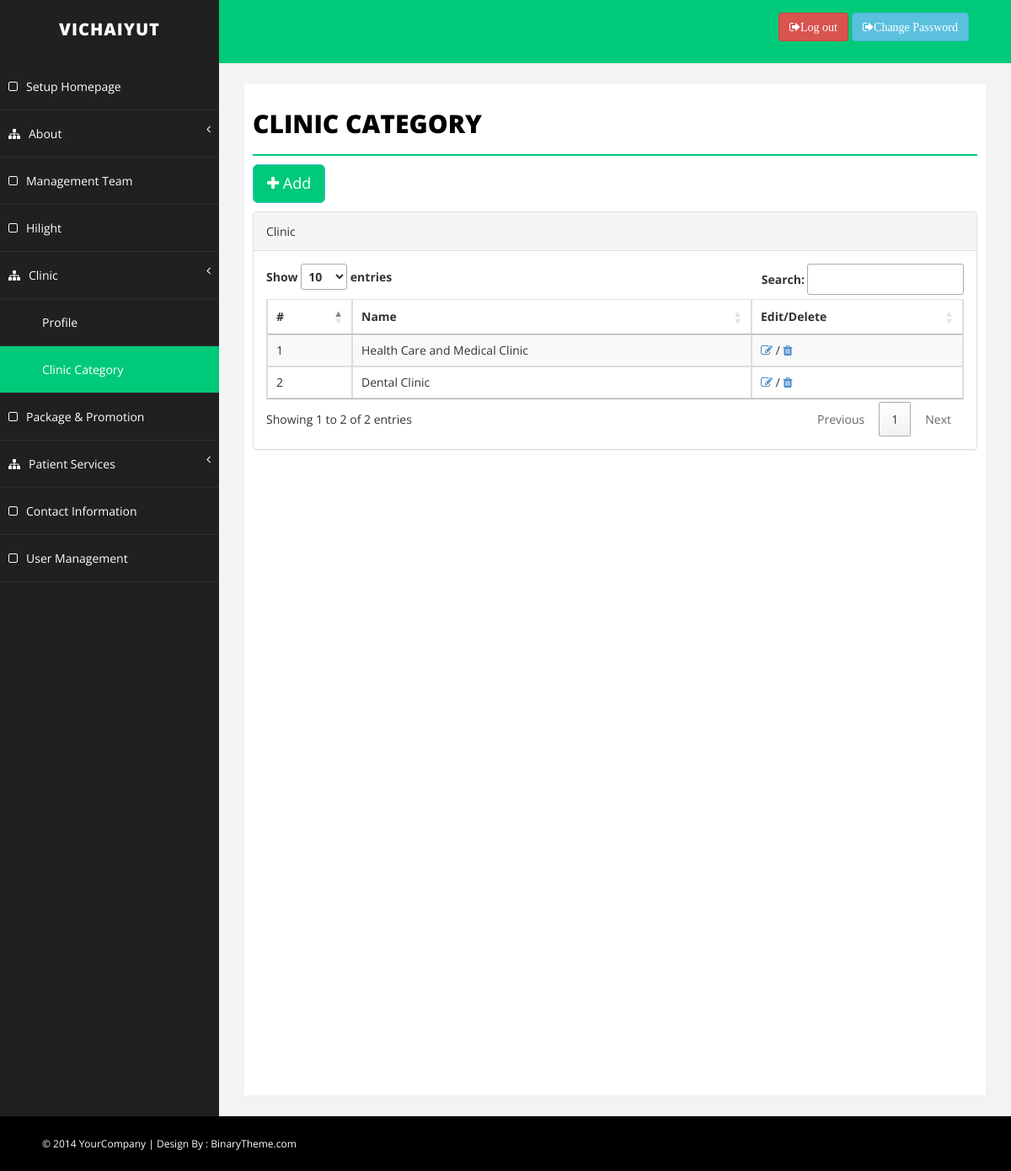
The page /admin-vichaiyut/clinic-category.php (signed in) on the database its author committed.
### tables this page shows
CREATE TABLE `clinic_category` (
  `ID` int(11) NOT NULL AUTO_INCREMENT,
  `name` varchar(300) NOT NULL,
  `detail` text,
  `open_hours` text,
  `venue` text,
  `appointment` text NOT NULL,
  `create_date` datetime NOT NULL,
  `update_date` timestamp NOT NULL DEFAULT CURRENT_TIMESTAMP ON UPDATE CURRENT_TIMESTAMP,
  PRIMARY KEY (`ID`)
);

### admin-vichaiyut/clinic-category.php (the view, shortened to what this page needs)
<?php
require_once 'config/dbconfig.php';
?>
<!DOCTYPE html>
<html xmlns="http://www.w3.org/1999/xhtml">
<head>
    <link href="assets/css/bootstrap.css" rel="stylesheet" />
    <link href="assets/css/font-awesome.css" rel="stylesheet" />
    <link href="assets/css/basic.css" rel="stylesheet" />
    <link href="assets/css/custom.css" rel="stylesheet" />
    <link rel="stylesheet" type="text/css" href="https://cdn.datatables.net/1.10.12/css/jquery.dataTables.min.css">
    <link rel="stylesheet" type="text/css" href="https://cdn.datatables.net/1.10.12/css/dataTables.bootstrap.min.css">
</head>
<body>
    <div id="wrapper">
       <?php
            include("menu.php");
        ?>
        <div id="page-wrapper">
            <div id="page-inner">
                <div class="row">
                    <div class="col-md-12">
                        <h1 class="page-head-line">Clinic Category</h1>
                    </div>
                </div>
            <div class="row">
                <div class="col-md-12">
                    <a href="add-clinic-category.php" class="btn btn-lg btn-info" style="background-color: #00CA79;"><i class="fa fa-plus"></i> Add</a>
                    <div style="height: 10px;"></div>
                    <div class="panel panel-default">
                        <div class="panel-heading">
                            Clinic
                        </div>
                        <div class="panel-body">
                            <div class="table-responsive">
                                <table id="myTable" class="table table-striped table-bordered table-hover">
                                    <thead>
                                        <tr>
                                            <th>#</th>
                                            <th>Name</th>
                                            <th>Edit/Delete</th>
                                        </tr>
                                    </thead>
                                    <tbody>
                                        <?php
                                            try
                                            {
                                                $stmt = $db_con->prepare("SELECT * FROM clinic_category ORDER BY ID");
                                                $stmt->execute();
                                                $row = $stmt->fetchAll();
                                                foreach ($row as $result) {
                                        ?>
                                        <tr>
                                            <td><?=$result['ID']?></td>
                                            <td><?=$result['name']?></td>
                                            <td><a href="edit-clinic-category.php?id=<?= base64_encode($result['ID'])?>"><i class="fa fa-pencil-square-o fa-3"></i></a> / <a data-toggle="modal" data-target="#myModal" data-whatever="<?= base64_encode($result['ID'])?>"><i class="fa fa-trash fa-3"></i></a></td>
                                        </tr>
                                        <?php
                                            }
                                            }
                                            catch(PDOException $e){
                                                echo $e->getMessage();
                                            }
                                        ?>
                                    </tbody>
                                </table>
                            </div>
                        </div>
                    </div>
                </div>
            </div>
            </div>
        </div>
    </div>
    <div id="footer-sec">
        &copy; 2014 YourCompany | Design By : <a href="http://www.binarytheme.com/" target="_blank">BinaryTheme.com</a>
    </div>
</body>
</html>

### admin-vichaiyut/assets/css/basic.css (style rules this page uses)
body { font-family: 'Open Sans', sans-serif; line-height:25px; }
#wrapper { width: 100%; background: #202020; }
#page-wrapper { padding: 15px 15px; min-height: 600px; background: #F3F3F3; }
#page-inner { width: 100%; margin: 10px 20px 10px 0px; background-color: #fff!important; padding: 10px; min-height: 1200px; }
.page-head-line { font-size: 30px; text-transform: uppercase; color: #000; font-weight: 800; padding-bottom: 20px; border-bottom: 2px solid #00CA79; margin-bottom: 10px; }
#footer-sec { background-color:#000; padding:20px 50px; color:#fff; font-size:12px; }
#footer-sec a { color:#fff; }
@media (min-width:768px) { #page-wrapper { margin: 0 0 0 260px; padding: 15px 30px; min-height: 1200px; } }

### rows shown on the page
clinic_category: ID "1", name "Health Care and Medical Clinic"
clinic_category: ID "2", name "Dental Clinic"
